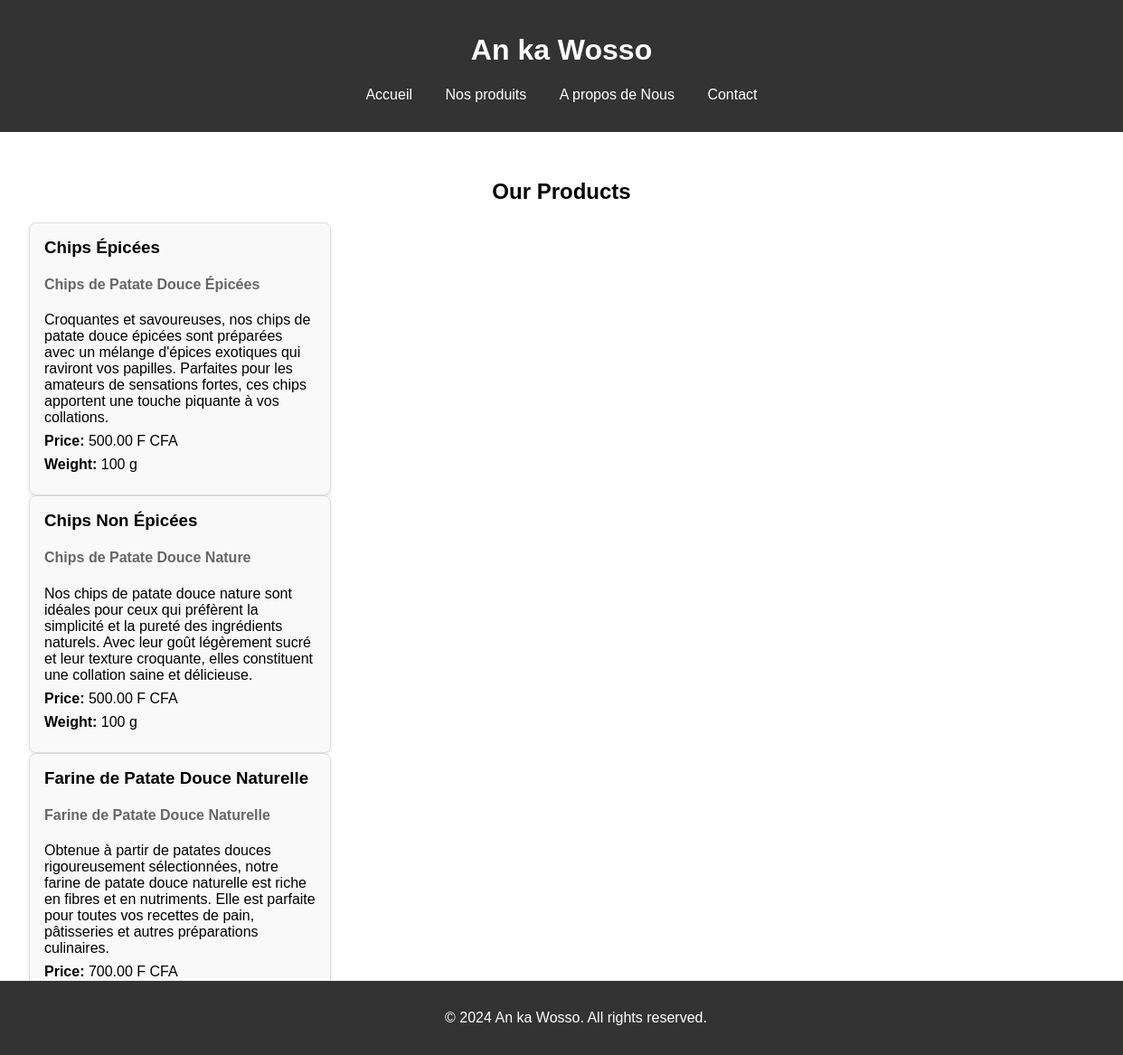
The app's page /product/ with its own data.
### An_ka_Wosso/main/models.py (models this page shows, shortened)
class Product(models.Model):
    name = models.CharField(max_length=200)
    label = models.CharField(max_length=200)
    description = models.TextField()
    price = models.DecimalField(max_digits=10, decimal_places=2)
    weight = models.CharField(max_length=50)

### An_ka_Wosso/main/views.py (the view)
# urls.py: path('product/', views.product, name='product'),
def product(request):
    all_product = Product.objects.all()
    return render(request, 'product.html', {'products': all_product})

### An_ka_Wosso/templates/product.html (shortened to what this page needs)
{% extends 'base.html' %}
{% block content %}
    <h2>Our Products</h2>
    <div class="product-grid">
        {% for product in products %}
            <div class="product-card">
                <h3>{{ product.name }}</h3>
                <h4>{{ product.label }}</h4>
                <p>{{ product.description }}</p>
                <p><strong>Price:</strong> {{ product.price }} F CFA</p>
                <p><strong>Weight:</strong> {{ product.weight }}</p>
            </div>
        {% endfor %}
    </div>
{% endblock %}

### An_ka_Wosso/templates/base.html (shortened to what this page needs)
<!DOCTYPE html>
<html lang="en">
<head>
    {% load static %}
    <link rel="stylesheet" href="{% static 'css/styles.css' %}">
</head>
<body>
    <header>
        <h1>An ka Wosso</h1>
        <nav>
            <ul>
                <li><a href="{% url 'index' %}">Accueil</a></li>
                <li><a href="{% url 'product' %}">Nos produits</a></li>
                <li><a href="{% url 'about' %}">A propos de Nous</a></li>
                <li><a href="{% url 'contact' %}">Contact</a></li>
            </ul>
        </nav>
    </header>
    <main>
        {% block content %}
        {% endblock %}
    </main>
    <footer>
        <p>&copy; 2024 An ka Wosso. All rights reserved.</p>
    </footer>
</body>
</html>

### An_ka_Wosso/static/css/styles.css (style rules this page uses)
body { font-family: Arial, sans-serif; margin: 0; padding: 0; box-sizing: border-box; }
header { background-color: #333; color: white; padding: 1rem; text-align: center; }
nav ul { list-style: none; padding: 0; }
nav ul li { display: inline; margin: 0 1rem; }
nav ul li a { color: white; text-decoration: none; }
main { padding: 2rem; text-align: center; }
footer { background-color: #333; color: white; text-align: center; padding: 1rem; position: absolute; bottom: 0; width: 100%; }
.product-card { background-color: #f9f9f9; border: 1px solid #ddd; border-radius: 8px; box-shadow: 0 2px 4px rgba(0, 0, 0, 0.1); padding: 1rem; width: 300px; text-align: left; }
.product-card h3 { margin-top: 0; }
.product-card h4 { color: #666; }
.product-card p { margin: 0.5rem 0; }

### records on screen
Product: name "Chips Épicées", label "Chips de Patate Douce Épicées", description "Croquantes et savoureuses, nos chips de patate douce épicées sont préparées avec un mélange d'épices exotiques qui raviront vos papilles. Parfaites pour les amateurs de sensations fortes, ces chips apportent une touche piquante à vos collations.", price "500.00", weight "100 g"
Product: name "Chips Non Épicées", label "Chips de Patate Douce Nature", description "Nos chips de patate douce nature sont idéales pour ceux qui préfèrent la simplicité et la pureté des ingrédients naturels. Avec leur goût légèrement sucré et leur texture croquante, elles constituent une collation saine et délicieuse.", price "500.00", weight "100 g"
Product: name "Farine de Patate Douce Naturelle", label "Farine de Patate Douce Naturelle", description "Obtenue à partir de patates douces rigoureusement sélectionnées, notre farine de patate douce naturelle est riche en fibres et en nutriments. Elle est parfaite pour toutes vos recettes de pain, pâtisseries et autres préparations culinaires.", price "700.00"
